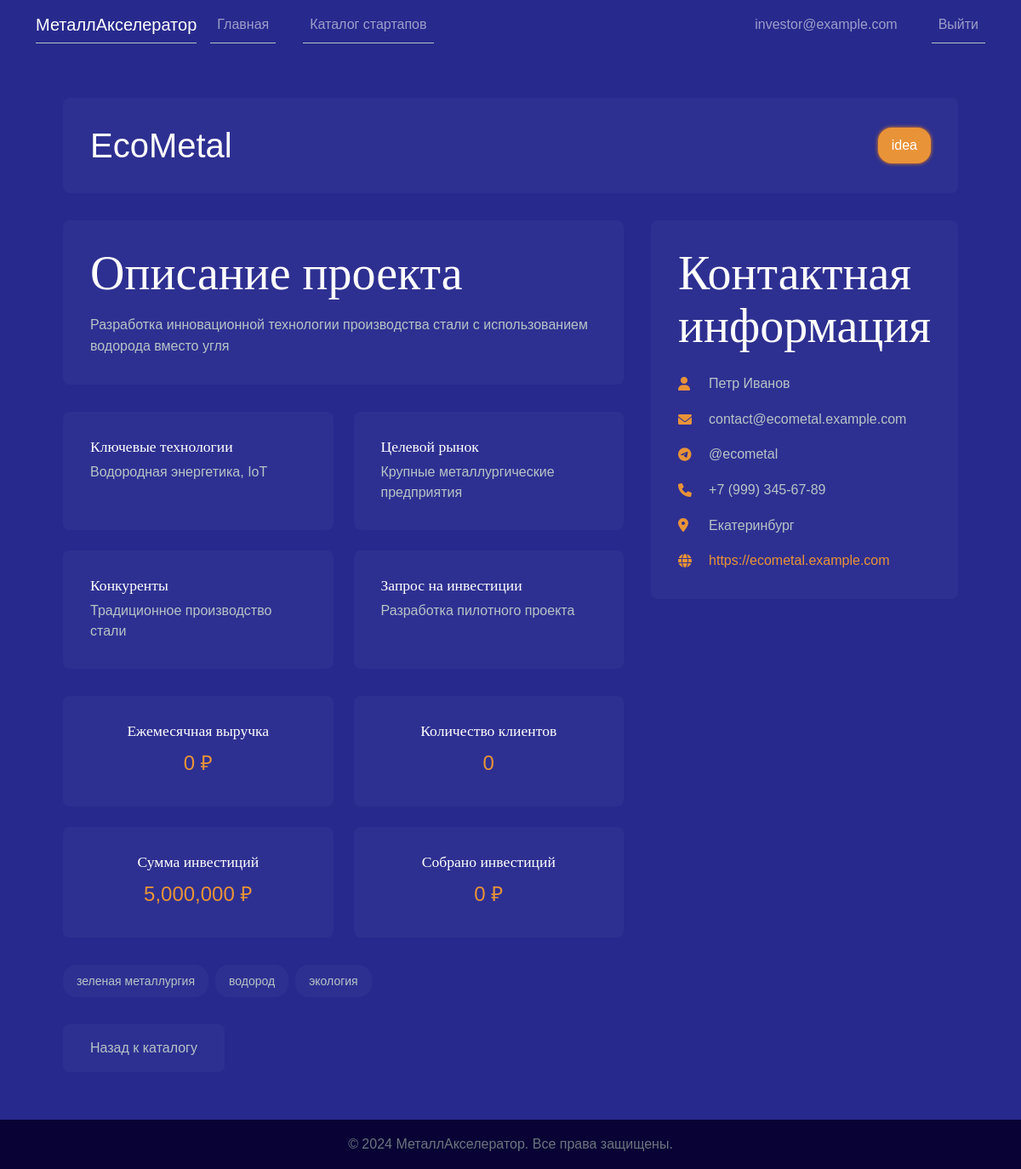
The page /startup/3 (signed in) on the database its author committed.
### models.py (models this page shows, shortened)
class User(UserMixin, db.Model):
    id = db.Column(db.Integer, primary_key=True)
    email = db.Column(db.String(120), unique=True, nullable=False)
    password_hash = db.Column(db.String(128))
    user_type = db.Column(db.String(20), nullable=False)  # 'investor' or 'startup'
    created_at = db.Column(db.DateTime, default=datetime.utcnow)

class StartupApplication(db.Model):
    id = db.Column(db.Integer, primary_key=True)
    created_at = db.Column(db.DateTime, default=datetime.utcnow)
    name = db.Column(db.String(200), nullable=False)
    short_description = db.Column(db.Text, nullable=False)
    full_description = db.Column(db.Text, nullable=False)
    market_segment = db.Column(db.String(200))
    key_technologies = db.Column(db.Text, nullable=False)
    project_stage = db.Column(db.String(100), nullable=False)  # idea, MVP, working product
    target_market = db.Column(db.Text, nullable=False)
    competitors = db.Column(db.Text, nullable=False)
    monthly_revenue = db.Column(db.String(100), nullable=False)
    customers_count = db.Column(db.String(100), nullable=False)
    website = db.Column(db.String(200))
    investment_request = db.Column(db.Text, nullable=False)
    investment_amount = db.Column(db.Float, nullable=False)  # Required investment amount
    investment_raised = db.Column(db.Float, default=0.0)  # Amount raised so far
    email = db.Column(db.String(100), nullable=False)
    leader_name = db.Column(db.String(200), nullable=False)
    telegram = db.Column(db.String(100), nullable=False)
    phone = db.Column(db.String(20), nullable=False)
    city = db.Column(db.String(100), nullable=False)
    inn = db.Column(db.String(20), nullable=False)
    source = db.Column(db.String(200), nullable=False)
    logo_url = db.Column(db.String(500))  # URL to startup logo
    geography = db.Column(db.String(200))  # Geographic location
    tags = db.relationship('Tag', secondary=startup_tags, lazy='subquery',
                          backref=db.backref('startups', lazy=True))

class Tag(db.Model):
    id = db.Column(db.Integer, primary_key=True)
    name = db.Column(db.String(50), unique=True, nullable=False)

### app.py (the view)
@app.route('/startup/<int:startup_id>')
@login_required
def startup_detail(startup_id):
    if current_user.user_type != 'investor':
        flash('Доступ к деталям стартапов разрешен только инвесторам', 'error')
        return redirect(url_for('index'))
    startup = StartupApplication.query.get_or_404(startup_id)
    return render_template('startup_detail.html', startup=startup)

### app.py (called while the page is built)
@login_manager.user_loader
def load_user(user_id):
    return User.query.get(int(user_id))

@app.template_filter('format_currency')
def format_currency(value):
    try:
        return "{:,.0f}".format(float(value))
    except (ValueError, TypeError):
        return "0"

### templates/startup_detail.html (shortened to what this page needs)
{% extends "base.html" %}
{% block extra_css %}
<link rel="stylesheet" href="{{ url_for('static', filename='css/startup_detail.css') }}">
{% endblock %}
{% block content %}
<div class="startup-detail">
    <div class="startup-header">
        <h1>{{ startup.name }}</h1>
        <span class="stage-badge">{{ startup.project_stage }}</span>
    </div>
    <div class="startup-content">
        <div class="main-info">
            <div class="description-section">
                <h2>Описание проекта</h2>
                <p>{{ startup.full_description }}</p>
            </div>
            <div class="details-grid">
                <div class="detail-item">
                    <h3>Ключевые технологии</h3>
                    <p>{{ startup.key_technologies }}</p>
                </div>
                <div class="detail-item">
                    <h3>Целевой рынок</h3>
                    <p>{{ startup.target_market }}</p>
                </div>
                <div class="detail-item">
                    <h3>Конкуренты</h3>
                    <p>{{ startup.competitors }}</p>
                </div>
                <div class="detail-item">
                    <h3>Запрос на инвестиции</h3>
                    <p>{{ startup.investment_request }}</p>
                </div>
            </div>
            <div class="metrics-section">
                <div class="metric-item">
                    <h3>Ежемесячная выручка</h3>
                    <p>{{ startup.monthly_revenue|format_currency }} ₽</p>
                </div>
                <div class="metric-item">
                    <h3>Количество клиентов</h3>
                    <p>{{ startup.customers_count }}</p>
                </div>
                <div class="metric-item">
                    <h3>Сумма инвестиций</h3>
                    <p>{{ startup.investment_amount|format_currency }} ₽</p>
                </div>
                <div class="metric-item">
                    <h3>Собрано инвестиций</h3>
                    <p>{{ startup.investment_raised|format_currency }} ₽</p>
                </div>
            </div>
        </div>
        <div class="contact-info">
            <h2>Контактная информация</h2>
            <div class="contact-details">
                <div class="contact-item">
                    <i class="fas fa-user"></i>
                    <span>{{ startup.leader_name }}</span>
                </div>
                <div class="contact-item">
                    <i class="fas fa-envelope"></i>
                    <span>{{ startup.email }}</span>
                </div>
                <div class="contact-item">
                    <i class="fab fa-telegram"></i>
                    <span>{{ startup.telegram }}</span>
                </div>
                <div class="contact-item">
                    <i class="fas fa-phone"></i>
                    <span>{{ startup.phone }}</span>
                </div>
                <div class="contact-item">
                    <i class="fas fa-map-marker-alt"></i>
                    <span>{{ startup.city }}</span>
                </div>
                {% if startup.website %}
                <div class="contact-item">
                    <i class="fas fa-globe"></i>
                    <a href="{{ startup.website }}" target="_blank">{{ startup.website }}</a>
                </div>
                {% endif %}
            </div>
        </div>
    </div>
    <div class="startup-tags">
        {% for tag in startup.tags %}
        <span class="tag">{{ tag.name }}</span>
        {% endfor %}
    </div>
    <div class="actions">
        <a href="{{ url_for('startup_catalog') }}" class="btn btn-secondary">Назад к каталогу</a>
    </div>
</div>
{% endblock %}

### templates/base.html (shortened to what this page needs)
<!DOCTYPE html>
<html lang="ru">
<head>
    <link href="https://cdn.jsdelivr.net/npm/bootstrap@5.1.3/dist/css/bootstrap.min.css" rel="stylesheet">
    <link rel="stylesheet" href="https://cdnjs.cloudflare.com/ajax/libs/font-awesome/6.0.0/css/all.min.css">
    <link rel="stylesheet" href="{{ url_for('static', filename='css/style.css') }}">
    {% block extra_css %}{% endblock %}
</head>
<body>
    <nav class="navbar navbar-expand-lg navbar-dark">
        <div class="container">
            <a class="navbar-brand" href="{{ url_for('index') }}">МеталлАкселератор</a>
            <div class="collapse navbar-collapse" id="navbarNav">
                <ul class="navbar-nav me-auto">
                    <li class="nav-item">
                        <a class="nav-link" href="{{ url_for('index') }}">Главная</a>
                    </li>
                    {% if current_user.is_authenticated %}
                        {% if current_user.user_type == 'investor' %}
                            <li class="nav-item">
                                <a class="nav-link" href="{{ url_for('startup_catalog') }}">Каталог стартапов</a>
                            </li>
                        {% else %}
                            <li class="nav-item">
                                <a class="nav-link" href="{{ url_for('apply') }}">Подать заявку</a>
                            </li>
                        {% endif %}
                    {% endif %}
                </ul>
                <ul class="navbar-nav">
                    {% if current_user.is_authenticated %}
                        <li class="nav-item">
                            <span class="nav-link">{{ current_user.email }}</span>
                        </li>
                        <li class="nav-item">
                            <a class="nav-link" href="{{ url_for('logout') }}">Выйти</a>
                        </li>
                    {% endif %}
                </ul>
            </div>
        </div>
    </nav>
    <main class="container py-4">
        {% block content %}{% endblock %}
    </main>
    <footer class="footer mt-auto py-3">
        <div class="container text-center">
            <span class="text-muted">© 2024 МеталлАкселератор. Все права защищены.</span>
        </div>
    </footer>
</body>
</html>

### static/css/style.css (style rules this page uses)
* { box-sizing: border-box; margin: 0; padding: 0; }
body { color: #fff; font-family: 'SoyuzGrotesk', Arial, Helvetica, sans-serif; line-height: 1.6; background: #27298d; }
nav { display: flex; justify-content: space-between; align-items: center; max-width: 1280px; margin: 0 auto; }
nav ul { display: flex; gap: 2rem; list-style: none; }
nav a { border-bottom: 1px solid #B7C4C7; color: #B7C4C7; text-decoration: none; transition: opacity 0.3s; }
main { padding: 0 4em; overflow: hidden; }
h2 { margin-bottom: 0.25em; font-family: 'SoyuzGrotesk'; font-size: 3.5em; line-height: 1.1; }
h3 { margin-bottom: 0.25em; font-family: 'SoyuzGrotesk'; font-size: 3em; line-height: 1.1; }
footer { margin-top: 2em; padding: 2rem; text-align: center; background-color: rgba(7, 0, 49, 0.95); }

### static/css/startup_detail.css (style rules this page uses)
.startup-detail { max-width: 1200px; margin: 0 auto; padding: 2rem; color: #B7C4C7; }
.startup-header { display: flex; justify-content: space-between; align-items: center; margin-bottom: 2rem; background: rgba(255, 255, 255, 0.03); padding: 2rem; border-radius: 8px; }
.startup-header h1 { margin: 0; font-size: 2.5rem; color: #fff; }
.stage-badge { background: #e99338; color: #fff; padding: 0.5rem 1rem; border-radius: 1rem; font-size: 1rem; white-space: nowrap; box-shadow: 0 0 4px #ff8c00; }
.startup-content { display: grid; grid-template-columns: 2fr 1fr; gap: 2rem; margin-bottom: 2rem; }
.main-info { display: flex; flex-direction: column; gap: 2rem; }
.description-section { background: rgba(255, 255, 255, 0.03); padding: 2rem; border-radius: 8px; }
.description-section h2 { margin-top: 0; margin-bottom: 1rem; color: #fff; }
.description-section p { color: #B7C4C7; line-height: 1.6; margin: 0; }
.details-grid { display: grid; grid-template-columns: repeat(2, 1fr); gap: 1.5rem; }
.detail-item { background: rgba(255, 255, 255, 0.03); padding: 2rem; border-radius: 8px; }
.detail-item h3 { margin-top: 0; margin-bottom: 0.5rem; color: #fff; font-size: 1.1rem; }
.detail-item p { color: #B7C4C7; margin: 0; line-height: 1.5; }
.metrics-section { display: grid; grid-template-columns: repeat(2, 1fr); gap: 1.5rem; }
.metric-item { background: rgba(255, 255, 255, 0.03); padding: 2rem; border-radius: 8px; text-align: center; }
.metric-item h3 { margin-top: 0; margin-bottom: 0.5rem; color: #fff; font-size: 1.1rem; }
.metric-item p { color: #e99338; font-size: 1.5rem; font-weight: 500; margin: 0; }
.contact-info { background: rgba(255, 255, 255, 0.03); padding: 2rem; border-radius: 8px; height: fit-content; }
.contact-info h2 { margin-top: 0; margin-bottom: 1.5rem; color: #fff; }
.contact-details { display: flex; flex-direction: column; gap: 1rem; }
.contact-item { display: flex; align-items: center; gap: 1rem; color: #B7C4C7; }
.contact-item i { width: 20px; color: #e99338; }
.contact-item a { color: #e99338; text-decoration: none; transition: color 0.3s ease; }
.startup-tags { display: flex; flex-wrap: wrap; gap: 0.5rem; margin-bottom: 2rem; }
.tag { background: rgba(255, 255, 255, 0.03); color: #B7C4C7; padding: 0.5rem 1rem; border-radius: 1rem; font-size: 0.875rem; transition: all 0.3s ease; }
.actions { display: flex; justify-content: flex-start; gap: 1rem; }
.actions .btn { background: rgba(255, 255, 255, 0.03); color: #B7C4C7; border: none; padding: 1rem 2rem; border-radius: 8px; text-decoration: none; transition: all 0.3s ease; }

### rows shown on the page
User: email "investor@example.com"
StartupApplication: name "EcoMetal", project_stage "idea", full_description "Разработка инновационной технологии производства стали с использованием водорода вместо угля", key_technologies "Водородная энергетика, IoT", target_market "Крупные металлургические предприятия", competitors "Традиционное производство стали", investment_request "Разработка пилотного проекта", monthly_revenue "0", customers_count "0", investment_amount "5,000,000", investment_raised "0", leader_name "Петр Иванов", email "contact@ecometal.example.com", telegram "@ecometal", phone "+7 (999) 345-67-89", city "Екатеринбург", website "https://ecometal.example.com"
Tag: name "зеленая металлургия"
Tag: name "водород"
Tag: name "экология"
